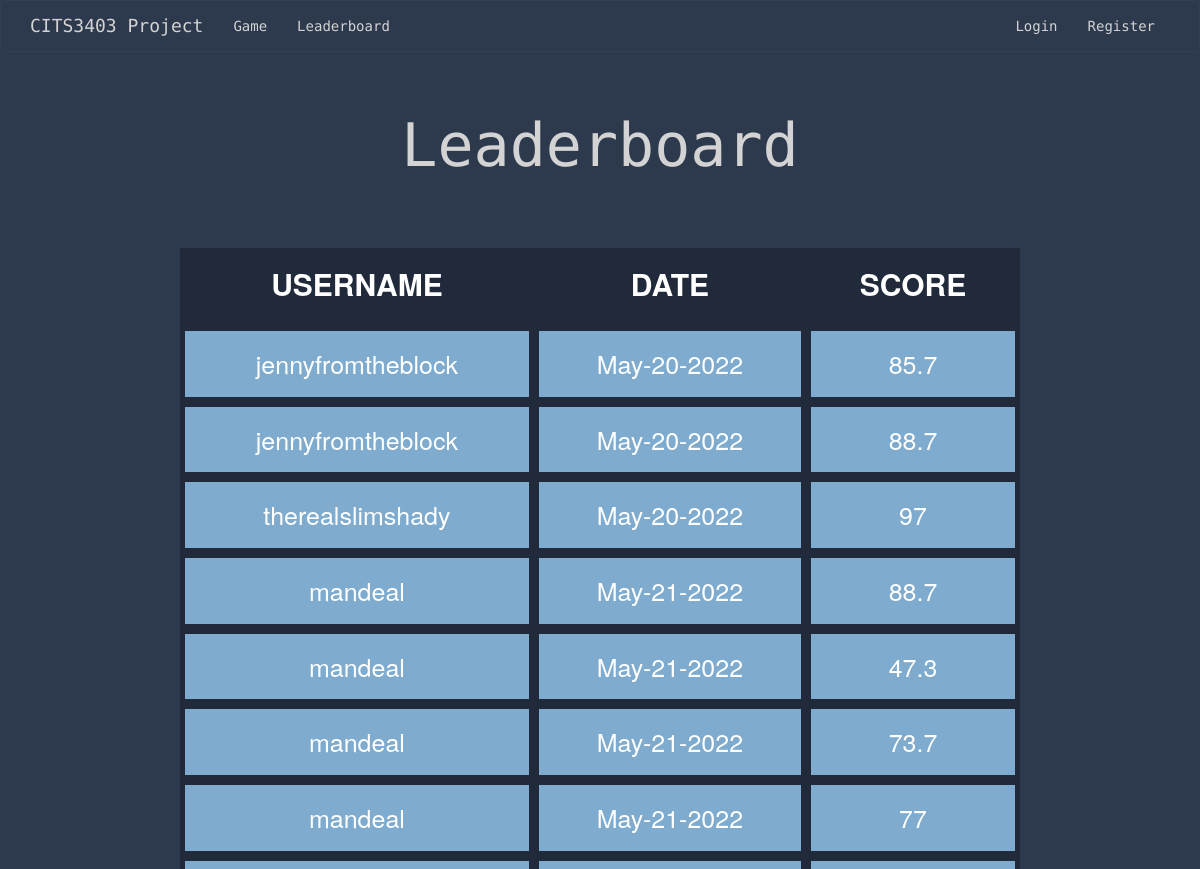
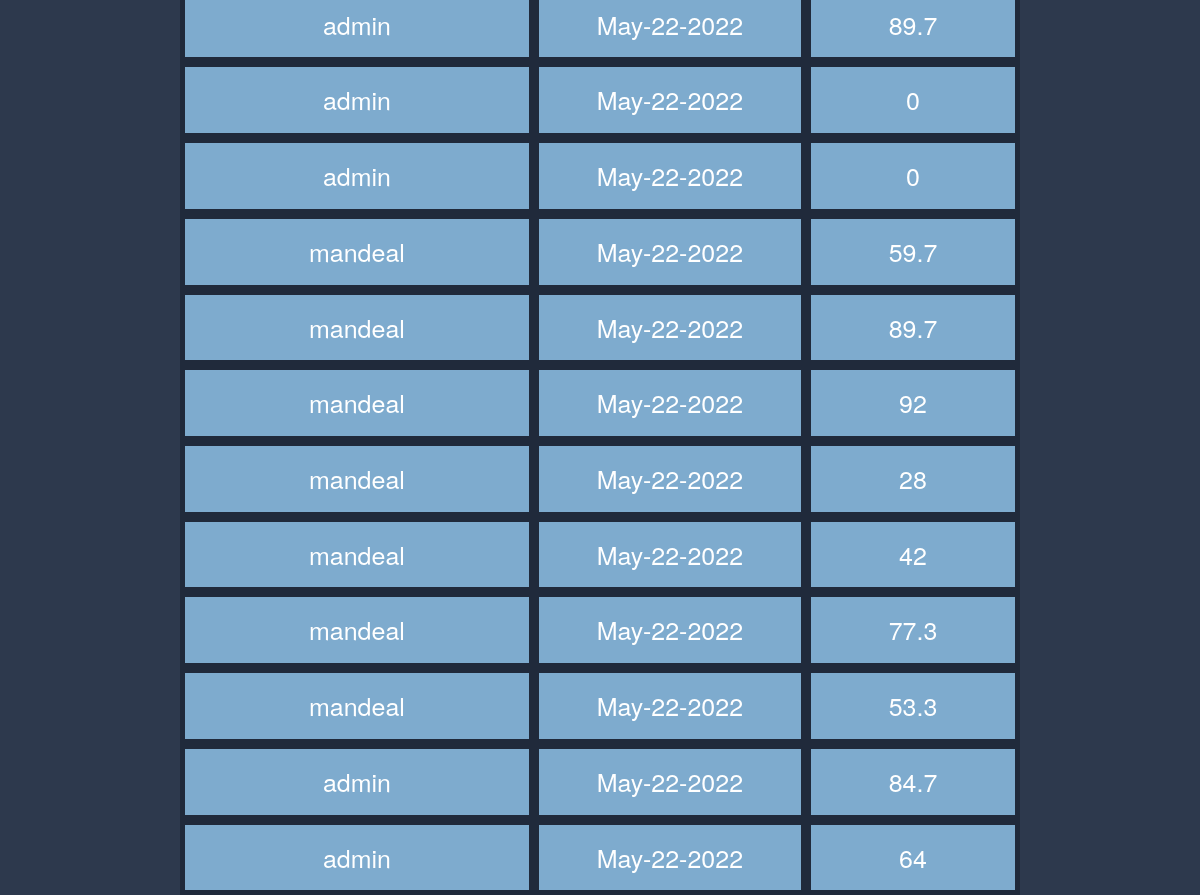
The app's page /leaderboard with its own data (2 pictures, top to bottom).
### app/models.py (models this page shows, shortened)
class Score(UserMixin, db.Model):
    id = db.Column(db.Integer, primary_key=True)
    user_score = db.Column(db.Integer)
    user_id = db.Column(db.Integer, db.ForeignKey("user.id"))
    today = date.today()
    format_date = today.strftime("%b-%d-%Y") #strips minutes, formats the date eg May-16-2022
    date = db.Column(db.String, default=format_date)

class User(UserMixin, db.Model):
    id = db.Column(db.Integer, primary_key=True)
    username = db.Column(db.String(64), index=True, unique=True)
    email = db.Column(db.String(120), index=True, unique=True)
    password_hash = db.Column(db.String(128))
    user_stats = db.relationship('Score', backref='user', lazy=True)

### app/routes.py (the view)
@app.route('/leaderboard', methods=['GET', 'POST'])
def leaderboard():
    all_scores = Score.query.all()
    user = User.query.all()
    if current_user.is_authenticated:
        user_name = current_user.username
        return render_template('leaderboard.html', title='Leaderboard', scores=all_scores, user_name=user_name)
    return render_template('leaderboard.html', title='Leaderboard', scores=all_scores)

### app/templates/leaderboard.html (shortened to what this page needs)
{% extends "base.html" %}
{% block content %}
<h1>Leaderboard</h1>
    <table id="myTable" class="tablesorter">
        <thead>
            <tr>
                <th> USERNAME </th>
                <th> DATE </th>
                <th> SCORE </th>
            </tr>
        </thead>
        <tbody>
            {% for score in scores %}
                <tr>
                    <td> {{ score.user.username }} </td>
                    <td> {{ score.date }} </td>
                    <td> {{ score.user_score }}</td>
                </tr>
            {% endfor %}
    </tbody>
</table>
{% endblock %}

### app/static/css/stylesheet.css (style rules this page uses)
head,body { text-align: center; }
h1 { padding: 40px; font-size: 60px; }
body { background: #2d394d; color: lightgrey; }
.center, h1 { text-align: center; font-family: 'Source Code Pro', monospace; }
table { border-collapse: separate; font-size: 25px; width: 70%; margin-left: auto; margin-right: auto; margin-top: 30px; }
tr.highlighter { color:black; background-color: #7eabce; }
th, td { border: 5px solid #202a3b; padding: 15px; text-align: center; color: white; margin: none; }
th { font-size: 30px; border-top: none; font-weight: bold; background-color: #202a3b; }

### records on screen
Score: user.username "jennyfromtheblock", date "May-20-2022", user_score "85.7"
Score: user.username "jennyfromtheblock", date "May-20-2022", user_score "88.7"
Score: user.username "therealslimshady", date "May-20-2022", user_score "97"
Score: user.username "mandeal", date "May-21-2022", user_score "88.7"
Score: user.username "mandeal", date "May-21-2022", user_score "47.3"
Score: user.username "mandeal", date "May-21-2022", user_score "73.7"
Score: user.username "mandeal", date "May-21-2022", user_score "77"
Score: user.username "admin", date "May-22-2022", user_score "89.7"
Score: user.username "admin", date "May-22-2022", user_score "0"
Score: user.username "admin", date "May-22-2022", user_score "0"
Score: user.username "mandeal", date "May-22-2022", user_score "59.7"
Score: user.username "mandeal", date "May-22-2022", user_score "89.7"
Score: user.username "mandeal", date "May-22-2022", user_score "92"
Score: user.username "mandeal", date "May-22-2022", user_score "28"
Score: user.username "mandeal", date "May-22-2022", user_score "42"
Score: user.username "mandeal", date "May-22-2022", user_score "77.3"
Score: user.username "mandeal", date "May-22-2022", user_score "53.3"
Score: user.username "admin", date "May-22-2022", user_score "84.7"
Score: user.username "admin", date "May-22-2022", user_score "64"
